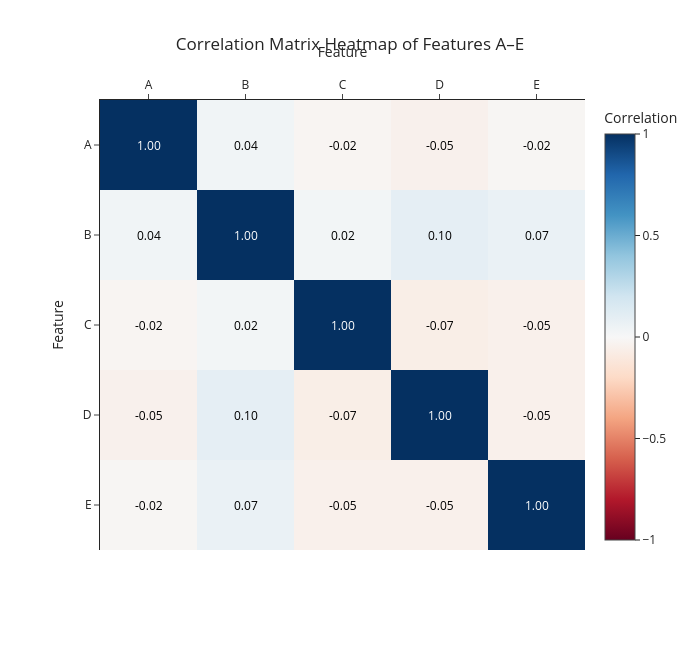
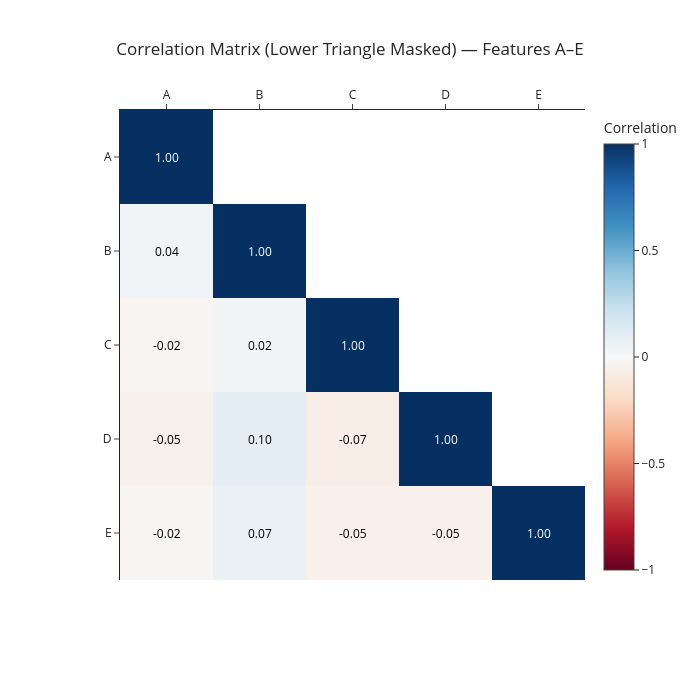

The notebook cell saved with these charts, in order:
### Markdown cell above
# Plot Agent Example 7

<div align="left">
  <a href="https://colab.research.google.com/github/andrewm4894/plot-agent/blob/main/examples/example_7.ipynb" target="_parent">
    <img src="https://colab.research.google.com/assets/colab-badge.svg" alt="Open In Colab"/>
  </a>
  <a href="https://nbviewer.org/github/andrewm4894/plot-agent/blob/main/examples/example_7.ipynb" target="_parent">
    <img src="https://img.shields.io/badge/Open in NBViewer-foo" alt="Open In NBViewer"/>
  </a>
</div>

### Code cell
# Example 7: Correlation Matrix of Features
import pandas as pd
import numpy as np
from plot_agent.agent import PlotAgent


df = pd.DataFrame(np.random.randn(200, 5), columns=list("ABCDE"))

agent = PlotAgent()
agent.set_df(df)

# Initial plot
response = agent.process_message(
    "Compute and display a heatmap of the correlation matrix between the five features."
)
fig = agent.get_figure()
fig.show()

# Follow-up iteration
response = agent.process_message(
    "Mask the upper triangle, annotate each cell with the correlation coefficient (two decimals), and apply a diverging color scale."
)
fig = agent.get_figure()
fig.show()

### Figure 1 — Plotly figure (JSON) as saved in the notebook; plotly's stock layout.template omitted (floating-point values rounded to 4 significant figures)
{"data": [{"colorbar": {"tickvals": [-1, -0.5, 0, 0.5, 1], "title": {"text": "Correlation"}}, "colorscale": [[0.0, "rgb(103,0,31)"], [0.1, "rgb(178,24,43)"], [0.2, "rgb(214,96,77)"], [0.3, "rgb(244,165,130)"], [0.4, "rgb(253,219,199)"], [0.5, "rgb(247,247,247)"], [0.6, "rgb(209,229,240)"], [0.7, "rgb(146,197,222)"], [0.8, "rgb(67,147,195)"], [0.9, "rgb(33,102,172)"], [1.0, "rgb(5,48,97)"]], "hovertemplate": "Feature X: %{x}<br>Feature Y: %{y}<br>Correlation: %{z:.2f}<extra></extra>", "text": [["1.0", "0.04", "-0.02", "-0.05", "-0.02"], ["0.04", "1.0", "0.02", "0.1", "0.07"], ["-0.02", "0.02", "1.0", "-0.07", "-0.05"], ["-0.05", "0.1", "-0.07", "1.0", "-0.05"], ["-0.02", "0.07", "-0.05", "-0.05", "1.0"]], "type": "heatmap", "x": ["A", "B", "C", "D", "E"], "y": ["A", "B", "C", "D", "E"], "z": [[1.0, 0.0377, -0.02132, -0.04752, -0.01613], [0.0377, 1.0, 0.02383, 0.09529, 0.06746], [-0.02132, 0.02383, 1.0, -0.06679, -0.05196], [-0.04752, 0.09529, -0.06679, 1.0, -0.05007], [-0.01613, 0.06746, -0.05196, -0.05007, 1.0]], "zmax": 1, "zmid": 0, "zmin": -1}], "layout": {"annotations": [{"font": {"color": "white", "size": 12}, "showarrow": false, "text": "1.00", "x": "A", "y": "A"}, {"font": {"color": "black", "size": 12}, "showarrow": false, "text": "0.04", "x": "B", "y": "A"}, {"font": {"color": "black", "size": 12}, "showarrow": false, "text": "-0.02", "x": "C", "y": "A"}, {"font": {"color": "black", "size": 12}, "showarrow": false, "text": "-0.05", "x": "D", "y": "A"}, {"font": {"color": "black", "size": 12}, "showarrow": false, "text": "-0.02", "x": "E", "y": "A"}, {"font": {"color": "black", "size": 12}, "showarrow": false, "text": "0.04", "x": "A", "y": "B"}, {"font": {"color": "white", "size": 12}, "showarrow": false, "text": "1.00", "x": "B", "y": "B"}, {"font": {"color": "black", "size": 12}, "showarrow": false, "text": "0.02", "x": "C", "y": "B"}, {"font": {"color": "black", "size": 12}, "showarrow": false, "text": "0.10", "x": "D", "y": "B"}, {"font": {"color": "black", "size": 12}, "showarrow": false, "text": "0.07", "x": "E", "y": "B"}, {"font": {"color": "black", "size": 12}, "showarrow": false, "text": "-0.02", "x": "A", "y": "C"}, {"font": {"color": "black", "size": 12}, "showarrow": false, "text": "0.02", "x": "B", "y": "C"}, {"font": {"color": "white", "size": 12}, "showarrow": false, "text": "1.00", "x": "C", "y": "C"}, {"font": {"color": "black", "size": 12}, "showarrow": false, "text": "-0.07", "x": "D", "y": "C"}, {"font": {"color": "black", "size": 12}, "showarrow": false, "text": "-0.05", "x": "E", "y": "C"}, {"font": {"color": "black", "size": 12}, "showarrow": false, "text": "-0.05", "x": "A", "y": "D"}, {"font": {"color": "black", "size": 12}, "showarrow": false, "text": "0.10", "x": "B", "y": "D"}, {"font": {"color": "black", "size": 12}, "showarrow": false, "text": "-0.07", "x": "C", "y": "D"}, {"font": {"color": "white", "size": 12}, "showarrow": false, "text": "1.00", "x": "D", "y": "D"}, {"font": {"color": "black", "size": 12}, "showarrow": false, "text": "-0.05", "x": "E", "y": "D"}, {"font": {"color": "black", "size": 12}, "showarrow": false, "text": "-0.02", "x": "A", "y": "E"}, {"font": {"color": "black", "size": 12}, "showarrow": false, "text": "0.07", "x": "B", "y": "E"}, {"font": {"color": "black", "size": 12}, "showarrow": false, "text": "-0.05", "x": "C", "y": "E"}, {"font": {"color": "black", "size": 12}, "showarrow": false, "text": "-0.05", "x": "D", "y": "E"}, {"font": {"color": "white", "size": 12}, "showarrow": false, "text": "1.00", "x": "E", "y": "E"}], "height": 650, "margin": {"b": 100, "l": 100, "r": 50, "t": 100}, "title": {"text": "Correlation Matrix Heatmap of Features A–E", "x": 0.5, "xanchor": "center"}, "width": 700, "xaxis": {"side": "top", "title": {"text": "Feature"}}, "yaxis": {"autorange": "reversed", "title": {"text": "Feature"}}}}

### Figure 2 — Plotly figure (JSON) as saved in the notebook; plotly's stock layout.template omitted (floating-point values rounded to 4 significant figures)
{"data": [{"colorbar": {"tickvals": [-1, -0.5, 0, 0.5, 1], "title": {"text": "Correlation"}}, "colorscale": [[0.0, "rgb(103,0,31)"], [0.1, "rgb(178,24,43)"], [0.2, "rgb(214,96,77)"], [0.3, "rgb(244,165,130)"], [0.4, "rgb(253,219,199)"], [0.5, "rgb(247,247,247)"], [0.6, "rgb(209,229,240)"], [0.7, "rgb(146,197,222)"], [0.8, "rgb(67,147,195)"], [0.9, "rgb(33,102,172)"], [1.0, "rgb(5,48,97)"]], "hovertemplate": "Feature X: %{x}<br>Feature Y: %{y}<br>Correlation: %{text}<extra></extra>", "text": [["1.00", "", "", "", ""], ["0.04", "1.00", "", "", ""], ["-0.02", "0.02", "1.00", "", ""], ["-0.05", "0.10", "-0.07", "1.00", ""], ["-0.02", "0.07", "-0.05", "-0.05", "1.00"]], "type": "heatmap", "x": ["A", "B", "C", "D", "E"], "y": ["A", "B", "C", "D", "E"], "z": [[1.0, NaN, NaN, NaN, NaN], [0.0377, 1.0, NaN, NaN, NaN], [-0.02132, 0.02383, 1.0, NaN, NaN], [-0.04752, 0.09529, -0.06679, 1.0, NaN], [-0.01613, 0.06746, -0.05196, -0.05007, 1.0]], "zmax": 1, "zmid": 0, "zmin": -1}], "layout": {"annotations": [{"font": {"color": "white", "size": 12}, "showarrow": false, "text": "1.00", "x": "A", "y": "A"}, {"font": {"color": "black", "size": 12}, "showarrow": false, "text": "0.04", "x": "A", "y": "B"}, {"font": {"color": "white", "size": 12}, "showarrow": false, "text": "1.00", "x": "B", "y": "B"}, {"font": {"color": "black", "size": 12}, "showarrow": false, "text": "-0.02", "x": "A", "y": "C"}, {"font": {"color": "black", "size": 12}, "showarrow": false, "text": "0.02", "x": "B", "y": "C"}, {"font": {"color": "white", "size": 12}, "showarrow": false, "text": "1.00", "x": "C", "y": "C"}, {"font": {"color": "black", "size": 12}, "showarrow": false, "text": "-0.05", "x": "A", "y": "D"}, {"font": {"color": "black", "size": 12}, "showarrow": false, "text": "0.10", "x": "B", "y": "D"}, {"font": {"color": "black", "size": 12}, "showarrow": false, "text": "-0.07", "x": "C", "y": "D"}, {"font": {"color": "white", "size": 12}, "showarrow": false, "text": "1.00", "x": "D", "y": "D"}, {"font": {"color": "black", "size": 12}, "showarrow": false, "text": "-0.02", "x": "A", "y": "E"}, {"font": {"color": "black", "size": 12}, "showarrow": false, "text": "0.07", "x": "B", "y": "E"}, {"font": {"color": "black", "size": 12}, "showarrow": false, "text": "-0.05", "x": "C", "y": "E"}, {"font": {"color": "black", "size": 12}, "showarrow": false, "text": "-0.05", "x": "D", "y": "E"}, {"font": {"color": "white", "size": 12}, "showarrow": false, "text": "1.00", "x": "E", "y": "E"}], "height": 700, "margin": {"b": 120, "l": 120, "r": 50, "t": 110}, "title": {"text": "Correlation Matrix (Lower Triangle Masked) — Features A–E", "x": 0.5}, "width": 700, "xaxis": {"side": "top", "title": {"text": ""}}, "yaxis": {"autorange": "reversed", "title": {"text": ""}}}}
